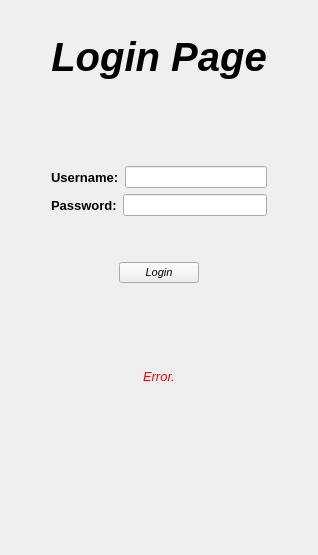
      <widget class="QWidget" name="page_login">
       <layout class="QGridLayout" name="gridLayout_2">
        <item row="0" column="0">
         <spacer name="horizontalSpacer_3">
          <property name="orientation">
           <enum>Qt::Horizontal</enum>
          </property>
          <property name="sizeHint" stdset="0">
           <size>
            <width>40</width>
            <height>20</height>
           </size>
          </property>
         </spacer>
        </item>
        <item row="7" column="1">
         <spacer name="verticalSpacer_4">
          <property name="orientation">
           <enum>Qt::Vertical</enum>
          </property>
          <property name="sizeHint" stdset="0">
           <size>
            <width>20</width>
            <height>40</height>
           </size>
          </property>
         </spacer>
        </item>
        <item row="13" column="1">
         <spacer name="verticalSpacer_6">
          <property name="orientation">
           <enum>Qt::Vertical</enum>
          </property>
          <property name="sizeHint" stdset="0">
           <size>
            <width>20</width>
            <height>40</height>
           </size>
          </property>
         </spacer>
        </item>
        <item row="11" column="1">
         <spacer name="verticalSpacer_8">
          <property name="orientation">
           <enum>Qt::Vertical</enum>
          </property>
          <property name="sizeHint" stdset="0">
           <size>
            <width>20</width>
            <height>40</height>
           </size>
          </property>
         </spacer>
        </item>
        <item row="4" column="1">
         <spacer name="verticalSpacer">
          <property name="orientation">
           <enum>Qt::Vertical</enum>
          </property>
          <property name="sizeHint" stdset="0">
           <size>
            <width>20</width>
            <height>40</height>
           </size>
          </property>
         </spacer>
        </item>
        <item row="3" column="1">
         <spacer name="verticalSpacer_2">
          <property name="orientation">
           <enum>Qt::Vertical</enum>
          </property>
          <property name="sizeHint" stdset="0">
           <size>
            <width>20</width>
            <height>40</height>
           </size>
          </property>
         </spacer>
        </item>
        <item row="15" column="1">
         <spacer name="verticalSpacer_7">
          <property name="orientation">
           <enum>Qt::Vertical</enum>
          </property>
          <property name="sizeHint" stdset="0">
           <size>
            <width>20</width>
            <height>40</height>
           </size>
          </property>
         </spacer>
        </item>
        <item row="6" column="1">
         <layout class="QHBoxLayout" name="horizontalLayout_2">
          <item>
           <widget class="QLabel" name="loginPg_label_PASSWORD">
            <property name="enabled">
             <bool>true</bool>
            </property>
            <property name="font">
             <font>
              <pointsize>10</pointsize>
              <weight>75</weight>
              <bold>true</bold>
             </font>
            </property>
            <property name="text">
             <string>Password:</string>
            </property>
           </widget>
          </item>
          <item>
           <widget class="QLineEdit" name="loginPg_line_password">
            <property name="echoMode">
             <enum>QLineEdit::Password</enum>
            </property>
           </widget>
          </item>
         </layout>
        </item>
        <item row="5" column="1">
         <layout class="QHBoxLayout" name="horizontalLayout">
          <item>
           <widget class="QLabel" name="loginPg_label_USERNAME">
            <property name="font">
             <font>
              <pointsize>10</pointsize>
              <weight>75</weight>
              <bold>true</bold>
             </font>
            </property>
            <property name="text">
             <string>Username:</string>
            </property>
           </widget>
          </item>
          <item>
           <widget class="QLineEdit" name="loginPg_line_username"/>
          </item>
         </layout>
        </item>
        <item row="10" column="1">
         <spacer name="verticalSpacer_5">
          <property name="orientation">
           <enum>Qt::Vertical</enum>
          </property>
          <property name="sizeHint" stdset="0">
           <size>
            <width>20</width>
            <height>40</height>
           </size>
          </property>
         </spacer>
        </item>
        <item row="16" column="1">
         <spacer name="verticalSpacer_3">
          <property name="orientation">
           <enum>Qt::Vertical</enum>
          </property>
          <property name="sizeHint" stdset="0">
           <size>
            <width>20</width>
            <height>40</height>
           </size>
          </property>
         </spacer>
        </item>
        <item row="9" column="1">
         <layout class="QHBoxLayout" name="horizontalLayout_3">
          <item>
           <spacer name="horizontalSpacer">
            <property name="orientation">
             <enum>Qt::Horizontal</enum>
            </property>
            <property name="sizeHint" stdset="0">
             <size>
              <width>40</width>
              <height>20</height>
             </size>
            </property>
           </spacer>
          </item>
          <item>
           <widget class="QPushButton" name="loginPg_btn_login">
            <property name="font">
             <font>
              <pointsize>8</pointsize>
              <italic>true</italic>
             </font>
            </property>
            <property name="text">
             <string>Login</string>
            </property>
            <property name="autoDefault">
             <bool>true</bool>
            </property>
            <property name="default">
             <bool>false</bool>
            </property>
           </widget>
          </item>
          <item>
           <spacer name="horizontalSpacer_2">
            <property name="orientation">
             <enum>Qt::Horizontal</enum>
            </property>
            <property name="sizeHint" stdset="0">
             <size>
              <width>40</width>
              <height>20</height>
             </size>
            </property>
           </spacer>
          </item>
         </layout>
        </item>
        <item row="14" column="1">
         <spacer name="verticalSpacer_15">
          <property name="orientation">
           <enum>Qt::Vertical</enum>
          </property>
          <property name="sizeHint" stdset="0">
           <size>
            <width>20</width>
            <height>40</height>
           </size>
          </property>
         </spacer>
        </item>
        <item row="0" column="2">
         <layout class="QHBoxLayout" name="horizontalLayout_26">
          <item>
           <spacer name="horizontalSpacer_4">
            <property name="orientation">
             <enum>Qt::Horizontal</enum>
            </property>
            <property name="sizeType">
             <enum>QSizePolicy::MinimumExpanding</enum>
            </property>
            <property name="sizeHint" stdset="0">
             <size>
              <width>40</width>
              <height>23</height>
             </size>
            </property>
           </spacer>
          </item>
         </layout>
        </item>
        <item row="2" column="1">
         <widget class="QLabel" name="loginPg_label_TOP">
          <property name="font">
           <font>
            <pointsize>30</pointsize>
            <weight>75</weight>
            <italic>true</italic>
            <bold>true</bold>
            <underline>false</underline>
           </font>
          </property>
          <property name="text">
           <string>Login Page</string>
          </property>
          <property name="alignment">
           <set>Qt::AlignCenter</set>
          </property>
         </widget>
        </item>
        <item row="12" column="1">
         <widget class="QLabel" name="loginPg_label_ERROR">
          <property name="font">
           <font>
            <pointsize>10</pointsize>
            <italic>true</italic>
           </font>
          </property>
          <property name="styleSheet">
           <string notr="true">color: rgb(255, 0, 0);
font: italic 10pt &quot;MS Shell Dlg 2&quot;;</string>
          </property>
          <property name="text">
           <string>Error.</string>
          </property>
          <property name="alignment">
           <set>Qt::AlignCenter</set>
          </property>
         </widget>
        </item>
       </layout>
      </widget>
